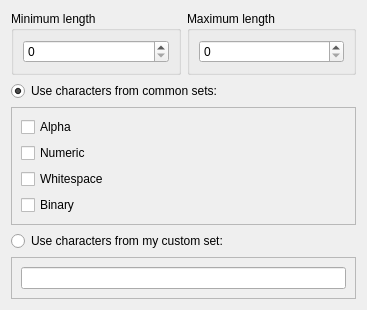
<?xml version="1.0" encoding="UTF-8"?>
<ui version="4.0">
 <class>PopulateRandomTextConfig</class>
 <widget class="QWidget" name="PopulateRandomTextConfig">
  <property name="geometry">
   <rect>
    <x>0</x>
    <y>0</y>
    <width>367</width>
    <height>291</height>
   </rect>
  </property>
  <property name="windowTitle">
   <string notr="true">Form</string>
  </property>
  <layout class="QGridLayout" name="gridLayout">
   <item row="1" column="0" colspan="2">
    <widget class="ConfigRadioButton" name="commonSetRadio">
     <property name="text">
      <string>Use characters from common sets:</string>
     </property>
     <property name="checked">
      <bool>true</bool>
     </property>
     <property name="cfg" stdset="0">
      <string notr="true">PopulateRandomText.UseCustomSets</string>
     </property>
     <property name="assignedValue" stdset="0">
      <bool>false</bool>
     </property>
    </widget>
   </item>
   <item row="0" column="0">
    <widget class="QGroupBox" name="minLengthGroup">
     <property name="title">
      <string>Minimum length</string>
     </property>
     <layout class="QVBoxLayout" name="verticalLayout_3">
      <item>
       <widget class="QSpinBox" name="minLengthSpin">
        <property name="maximum">
         <number>999999999</number>
        </property>
        <property name="cfg" stdset="0">
         <string notr="true">PopulateRandomText.MinLength</string>
        </property>
       </widget>
      </item>
     </layout>
    </widget>
   </item>
   <item row="2" column="0" colspan="2">
    <widget class="QFrame" name="commonSetFrame">
     <property name="frameShape">
      <enum>QFrame::StyledPanel</enum>
     </property>
     <property name="frameShadow">
      <enum>QFrame::Raised</enum>
     </property>
     <layout class="QVBoxLayout" name="verticalLayout">
      <item>
       <widget class="QCheckBox" name="alphaCheck">
        <property name="toolTip">
         <string>Letters from a to z.</string>
        </property>
        <property name="text">
         <string>Alpha</string>
        </property>
        <property name="cfg" stdset="0">
         <string notr="true">PopulateRandomText.IncludeAlpha</string>
        </property>
       </widget>
      </item>
      <item>
       <widget class="QCheckBox" name="numericCheck">
        <property name="toolTip">
         <string>Numbers from 0 to 9.</string>
        </property>
        <property name="text">
         <string>Numeric</string>
        </property>
        <property name="cfg" stdset="0">
         <string notr="true">PopulateRandomText.IncludeNumeric</string>
        </property>
       </widget>
      </item>
      <item>
       <widget class="QCheckBox" name="whitespaceCheck">
        <property name="toolTip">
         <string>A whitespace, a tab and a new line character.</string>
        </property>
        <property name="text">
         <string>Whitespace</string>
        </property>
        <property name="cfg" stdset="0">
         <string notr="true">PopulateRandomText.IncludeWhitespace</string>
        </property>
       </widget>
      </item>
      <item>
       <widget class="QCheckBox" name="binaryCheck">
        <property name="toolTip">
         <string>Includes all above and all others.</string>
        </property>
        <property name="text">
         <string>Binary</string>
        </property>
        <property name="cfg" stdset="0">
         <string notr="true">PopulateRandomText.IncludeBinary</string>
        </property>
       </widget>
      </item>
     </layout>
    </widget>
   </item>
   <item row="3" column="0" colspan="2">
    <widget class="ConfigRadioButton" name="customSetRadio">
     <property name="text">
      <string>Use characters from my custom set:</string>
     </property>
     <property name="cfg" stdset="0">
      <string notr="true">PopulateRandomText.UseCustomSets</string>
     </property>
     <property name="assignedValue" stdset="0">
      <bool>true</bool>
     </property>
    </widget>
   </item>
   <item row="0" column="1">
    <widget class="QGroupBox" name="maxLengthGroup">
     <property name="title">
      <string>Maximum length</string>
     </property>
     <layout class="QVBoxLayout" name="verticalLayout_4">
      <item>
       <widget class="QSpinBox" name="maxLengthSpin">
        <property name="maximum">
         <number>999999999</number>
        </property>
        <property name="cfg" stdset="0">
         <string notr="true">PopulateRandomText.MaxLength</string>
        </property>
       </widget>
      </item>
     </layout>
    </widget>
   </item>
   <item row="4" column="0" colspan="2">
    <widget class="QFrame" name="customSetFrame">
     <property name="frameShape">
      <enum>QFrame::StyledPanel</enum>
     </property>
     <property name="frameShadow">
      <enum>QFrame::Raised</enum>
     </property>
     <layout class="QVBoxLayout" name="verticalLayout_2">
      <item>
       <widget class="QLineEdit" name="customSetEdit">
        <property name="toolTip">
         <string>If you type some character multiple times, it's more likely to be used.</string>
        </property>
        <property name="cfg" stdset="0">
         <string notr="true">PopulateRandomText.CustomCharacters</string>
        </property>
       </widget>
      </item>
     </layout>
    </widget>
   </item>
  </layout>
 </widget>
 <customwidgets>
  <customwidget>
   <class>ConfigRadioButton</class>
   <extends>QRadioButton</extends>
   <header>common/configradiobutton.h</header>
  </customwidget>
 </customwidgets>
 <resources/>
 <connections/>
</ui>
